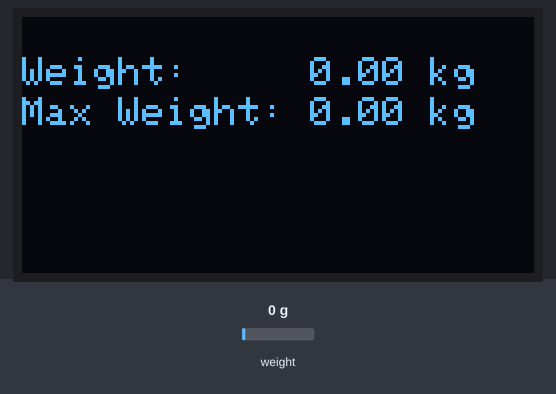
Recording of a sketch running on a simulated Arduino Uno, built with avr-gcc and run on an emulated ATmega328P. Shown: 128×64 one-colour display. The test bench sets the inputs (shaded band); at power-on: weight on the scale 0 g. What the sketch prints to the serial monitor is not drawn.

Above: at 4.2 s.
4.3 s: weight on the scale set to 100 g
At 5.0 s:
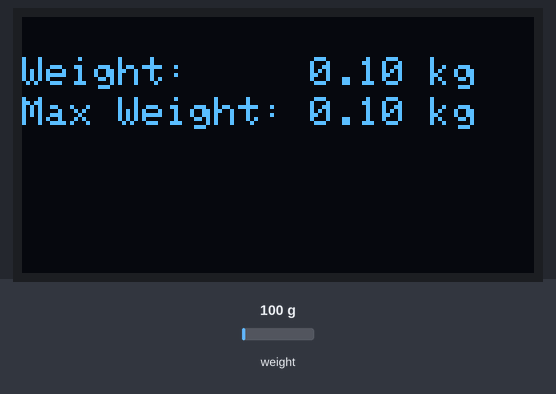
5.8 s: weight on the scale set to 1250 g
At 6.8 s:
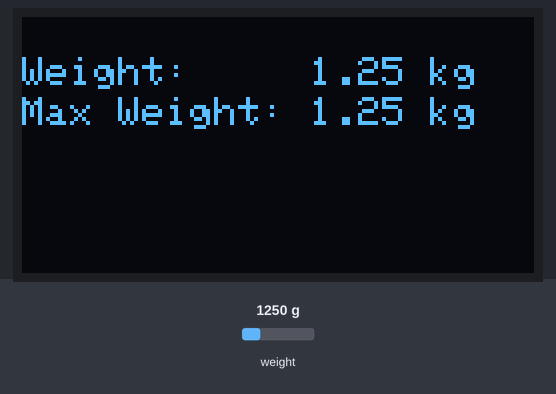
7.4 s: weight on the scale set to 2500 g
At 8.5 s:
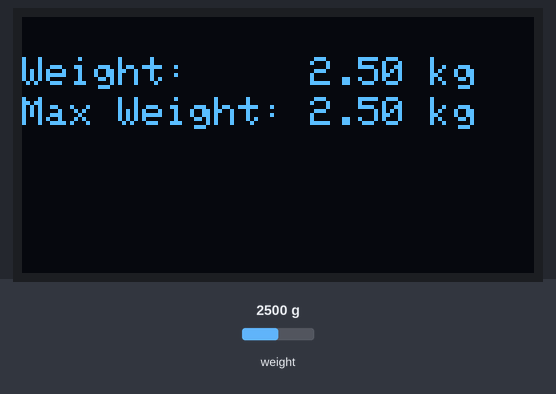
Timing chart, 0 to 10.4 s (numbered marks = the images above; inputs shaded):
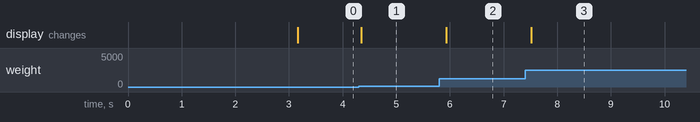

The sketch:

sketch_sep28a.ino
```cpp
// (licence header left out)
#include "HX711.h" //This library can be obtained here http://librarymanager/All#Avia_HX711
#include <Adafruit_GFX.h>
#include <Adafruit_SSD1306.h>

#define calibration_factor 15890.0 //This value is obtained using the SparkFun_HX711_Calibration sketch

#define LOADCELL_DOUT_PIN  3
#define LOADCELL_SCK_PIN  2

//OLED Display
#define SCREEN_WIDTH 128 // OLED display width, in pixels
#define SCREEN_HEIGHT 64 // OLED display height, in pixels

// Declaration for an SSD1306 display connected to I2C (SDA, SCL pins)
#define OLED_RESET     -1 // Reset pin # (or -1 if sharing Arduino reset pin)
Adafruit_SSD1306 display(SCREEN_WIDTH, SCREEN_HEIGHT, &Wire, OLED_RESET);

void displayWeight(float weight, float maxWeight){
  display.clearDisplay();
  display.setTextSize(1);
  display.setTextColor(WHITE);

  // Display current weight
  display.setCursor(0, 10);
  display.print("Weight:     "); // Add extra spaces
  display.print(weight);
  display.print(" kg");
  display.setCursor(0, 30);

  // Display maximum weight
  display.setCursor(0, 20);
  display.print("Max Weight: ");
  display.print(maxWeight);
  display.print(" kg");
  display.setCursor(0, 40);

  display.setTextSize(3);

  display.display();
}

HX711 scale;
float maxWeight = 0.00; // Variable to store the maximum weight

void setup() {
  Serial.begin(9600);
  Serial.println("HX711 scale demo");

  if(!display.begin(SSD1306_SWITCHCAPVCC, 0x3C)) {
    Serial.println(F("SSD1306 allocation failed"));
    for(;;);
  }
  delay(2000);
  display.clearDisplay();
  display.setTextColor(WHITE);

  scale.begin(LOADCELL_DOUT_PIN, LOADCELL_SCK_PIN);
  scale.set_scale(calibration_factor); // This value is obtained by using the SparkFun_HX711_Calibration sketch
  scale.tare(); // Assuming there is no weight on the scale at start-up, reset the scale to 0

  Serial.println("Readings:");
}

void loop() {
  float currentWeight = scale.get_units(1); // Get the current weight reading

  if (currentWeight > maxWeight) {
    maxWeight = currentWeight; // Update the maximum weight if a new maximum is detected
  }

  Serial.print("Reading: ");
  Serial.print(currentWeight); // Display the current weight
  Serial.print(" kg");
  Serial.print(" Max Weight: ");
  Serial.print(maxWeight); // Display the maximum weight
  Serial.println();

  displayWeight(currentWeight, maxWeight);
}
```

Measured:
- after the input at 4.3 s, the display: changes after 0.05 s (image 1)
- after the input at 5.8 s, the display: changes after 0.13 s (image 2)
- after the input at 7.4 s, the display: changes after 0.12 s (image 3)
